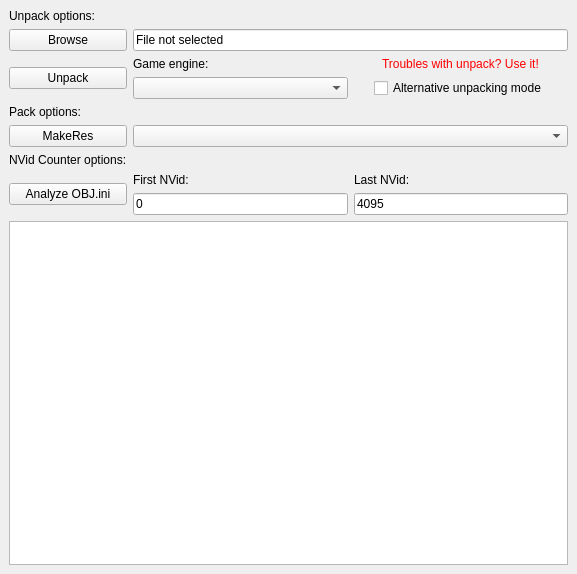
<?xml version="1.0" encoding="UTF-8"?>
<ui version="4.0">
 <class>MainWindow</class>
 <widget class="QMainWindow" name="MainWindow">
  <property name="geometry">
   <rect>
    <x>0</x>
    <y>0</y>
    <width>577</width>
    <height>574</height>
   </rect>
  </property>
  <property name="windowTitle">
   <string>RESTool by Romalu86</string>
  </property>
  <property name="windowIcon">
   <iconset resource="../Resource.qrc">
    <normaloff>:/resources/icon1.png</normaloff>:/resources/icon1.png</iconset>
  </property>
  <widget class="QWidget" name="centralwidget">
   <layout class="QGridLayout" name="gridLayout">
    <item row="0" column="0">
     <widget class="QLabel" name="label">
      <property name="text">
       <string>Unpack options:</string>
      </property>
     </widget>
    </item>
    <item row="1" column="0">
     <widget class="QPushButton" name="browseButton">
      <property name="toolTip">
       <string>Open the resource file.</string>
      </property>
      <property name="text">
       <string>Browse</string>
      </property>
      <property name="icon">
       <iconset resource="../Resource.qrc">
        <normaloff>:/resources/file_open.png</normaloff>:/resources/file_open.png</iconset>
      </property>
     </widget>
    </item>
    <item row="2" column="0" rowspan="2">
     <widget class="QPushButton" name="unpackButton">
      <property name="toolTip">
       <string>Initiate the process of unpacking the resource file.</string>
      </property>
      <property name="text">
       <string>Unpack</string>
      </property>
      <property name="icon">
       <iconset resource="../Resource.qrc">
        <normaloff>:/resources/unpack.png</normaloff>:/resources/unpack.png</iconset>
      </property>
     </widget>
    </item>
    <item row="2" column="1">
     <widget class="QLabel" name="label_6">
      <property name="text">
       <string>Game engine:</string>
      </property>
     </widget>
    </item>
    <item row="2" column="2" alignment="Qt::AlignHCenter">
     <widget class="QLabel" name="label_7">
      <property name="text">
       <string>&lt;html&gt;&lt;head/&gt;&lt;body&gt;&lt;p&gt;&lt;span style=&quot; color:#ff0000;&quot;&gt;Troubles with unpack? Use it!&lt;/span&gt;&lt;/p&gt;&lt;/body&gt;&lt;/html&gt;</string>
      </property>
      <property name="textFormat">
       <enum>Qt::AutoText</enum>
      </property>
      <property name="scaledContents">
       <bool>true</bool>
      </property>
      <property name="wordWrap">
       <bool>false</bool>
      </property>
      <property name="margin">
       <number>1</number>
      </property>
     </widget>
    </item>
    <item row="3" column="1">
     <widget class="QComboBox" name="modeComboBox">
      <property name="toolTip">
       <string>Mode selection for unpacking. Incorrect selection may result in data reading errors. You can review the list of supported games below.</string>
      </property>
      <property name="statusTip">
       <string/>
      </property>
      <property name="whatsThis">
       <string/>
      </property>
      <property name="layoutDirection">
       <enum>Qt::LeftToRight</enum>
      </property>
      <property name="editable">
       <bool>false</bool>
      </property>
     </widget>
    </item>
    <item row="3" column="2" alignment="Qt::AlignHCenter">
     <widget class="QCheckBox" name="checkBox">
      <property name="sizePolicy">
       <sizepolicy hsizetype="Fixed" vsizetype="Fixed">
        <horstretch>0</horstretch>
        <verstretch>0</verstretch>
       </sizepolicy>
      </property>
      <property name="toolTip">
       <string>Alternative unpacking mode is required in case of incorrect data reading from the file. When modifying the source files, empty bytes are added, and this option allows to read or ignore them.</string>
      </property>
      <property name="layoutDirection">
       <enum>Qt::LeftToRight</enum>
      </property>
      <property name="autoFillBackground">
       <bool>false</bool>
      </property>
      <property name="text">
       <string>Alternative unpacking mode</string>
      </property>
      <property name="checkable">
       <bool>true</bool>
      </property>
     </widget>
    </item>
    <item row="4" column="0">
     <widget class="QLabel" name="label_2">
      <property name="text">
       <string>Pack options:</string>
      </property>
     </widget>
    </item>
    <item row="5" column="0">
     <widget class="QPushButton" name="makeResButton">
      <property name="toolTip">
       <string>Initiate the process of packing the source data into a resource file.</string>
      </property>
      <property name="text">
       <string>MakeRes</string>
      </property>
      <property name="icon">
       <iconset resource="../Resource.qrc">
        <normaloff>:/resources/pack.png</normaloff>:/resources/pack.png</iconset>
      </property>
     </widget>
    </item>
    <item row="6" column="0">
     <widget class="QLabel" name="label_3">
      <property name="text">
       <string>NVid Counter options:</string>
      </property>
     </widget>
    </item>
    <item row="7" column="0" rowspan="2">
     <widget class="QPushButton" name="AnalyzeButton">
      <property name="toolTip">
       <string>Open the file with objects for analysis (OBJ.ini or Objects.ini). The field below will display the result with numbering of free and occupied NVid records.</string>
      </property>
      <property name="text">
       <string>Analyze OBJ.ini</string>
      </property>
      <property name="icon">
       <iconset resource="../Resource.qrc">
        <normaloff>:/resources/file_analyze.png</normaloff>:/resources/file_analyze.png</iconset>
      </property>
     </widget>
    </item>
    <item row="7" column="1">
     <widget class="QLabel" name="label_4">
      <property name="text">
       <string>First NVid:</string>
      </property>
     </widget>
    </item>
    <item row="7" column="2">
     <widget class="QLabel" name="label_5">
      <property name="text">
       <string>Last NVid:</string>
      </property>
     </widget>
    </item>
    <item row="8" column="1">
     <widget class="QLineEdit" name="FirstNVidlineEdit">
      <property name="sizePolicy">
       <sizepolicy hsizetype="Expanding" vsizetype="Fixed">
        <horstretch>0</horstretch>
        <verstretch>0</verstretch>
       </sizepolicy>
      </property>
      <property name="toolTip">
       <string>The number of the first entry in the OBJ.ini (Objects.ini) file is usually &quot;0&quot; or &quot;000,&quot; and it is not recommended to change this value.</string>
      </property>
      <property name="text">
       <string>0</string>
      </property>
      <property name="readOnly">
       <bool>false</bool>
      </property>
     </widget>
    </item>
    <item row="8" column="2">
     <widget class="QLineEdit" name="LastNVidlineEdit">
      <property name="minimumSize">
       <size>
        <width>179</width>
        <height>0</height>
       </size>
      </property>
      <property name="toolTip">
       <string>The number of the last entry in the OBJ.ini (Objects.ini) file depends on the maximum limit set in the games. Currently, the maximum limits are 2047 and 4095 for some games.</string>
      </property>
      <property name="text">
       <string>4095</string>
      </property>
     </widget>
    </item>
    <item row="9" column="0" colspan="3">
     <widget class="QPlainTextEdit" name="debugTextEdit">
      <property name="readOnly">
       <bool>true</bool>
      </property>
     </widget>
    </item>
    <item row="5" column="1" colspan="2">
     <widget class="QComboBox" name="packModeComboBox">
      <property name="toolTip">
       <string>Mode selection for packing the source data into a resource file. You can review the list of supported games below.</string>
      </property>
     </widget>
    </item>
    <item row="1" column="1" colspan="2">
     <widget class="QLineEdit" name="filenameLineEdit">
      <property name="enabled">
       <bool>true</bool>
      </property>
      <property name="text">
       <string>File not selected</string>
      </property>
      <property name="readOnly">
       <bool>true</bool>
      </property>
     </widget>
    </item>
   </layout>
  </widget>
 </widget>
 <resources>
  <include location="../Resource.qrc"/>
 </resources>
 <connections/>
</ui>
